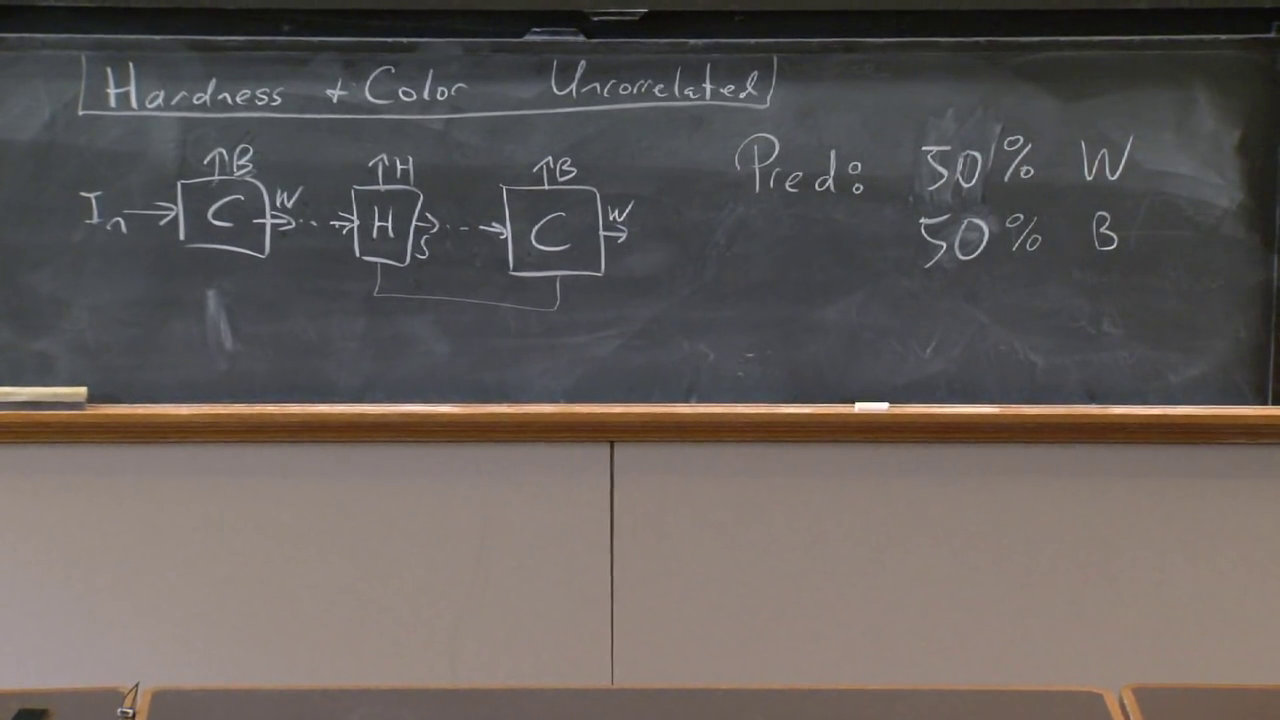
#> input picture ChalkStream/segmentation/test_frames/00_23_40_00003.png, 1280 x 720 px
$ python -i board_isolation.py   (imports and definitions only)
#> lines starting #> are read from the running program, lines starting #| are printed output that depends on the picture; after the words box and inside, x2 and y2 are one past the last pixel; in counts of white or black regions, pixels touching at a corner belong together
#> further down, picture is the input picture: shape (720, 1280, 3); mean B, G, R 89.9, 93, 99.6
"""Board corner ordering and perspective warping utilities."""

import cv2
import numpy as np

BOARD_ASPECT_RATIO_OPTIONS = (
    (16.0, 9.0),
    (3.0, 2.0),
)
AUTO_DETECT_CORNER_INSET_FRAC = 0.02


def auto_detect_board_corners(bgr):
    """Try to find the whiteboard outline from a raw camera frame."""
    gray = cv2.cvtColor(bgr, cv2.COLOR_BGR2GRAY)
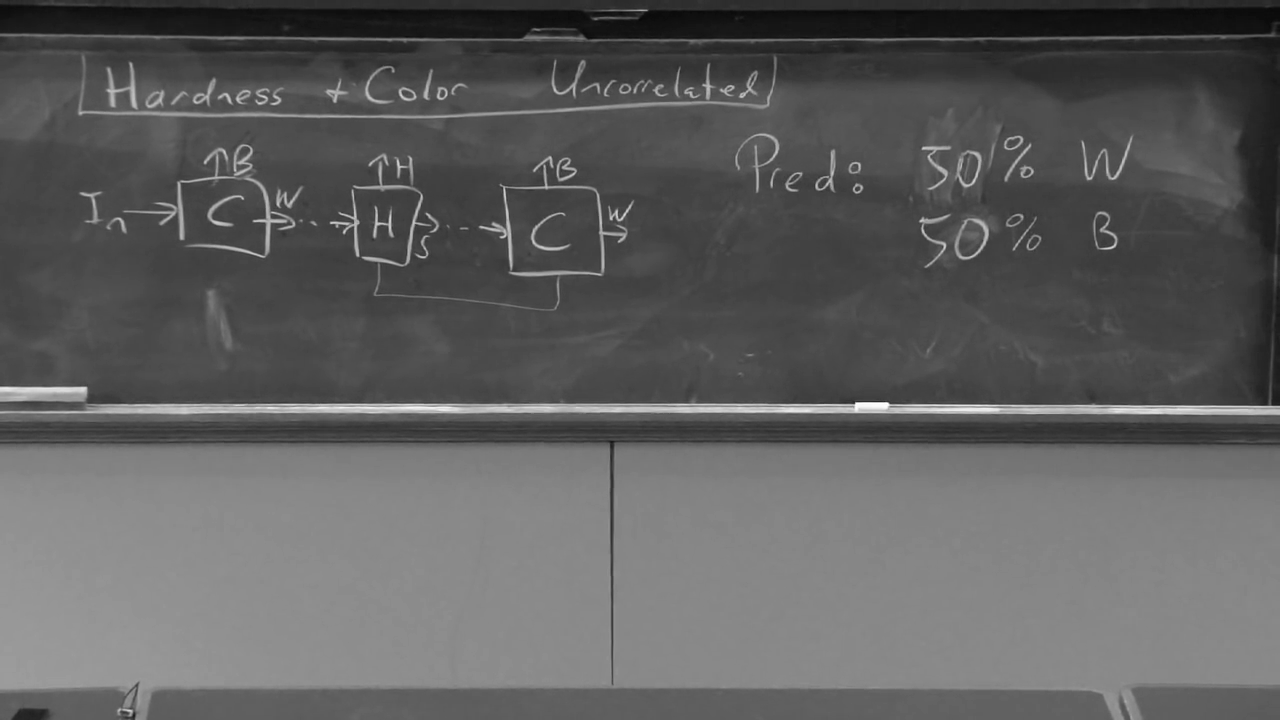
#> gray: shape (720, 1280); min 9, max 255, mean 94.5
    blur = cv2.GaussianBlur(gray, (7, 7), 0)

    # Start with an edge image, then close small gaps so the board outline is
    # more likely to show up as one contour.
    edges = cv2.Canny(blur, 50, 150)
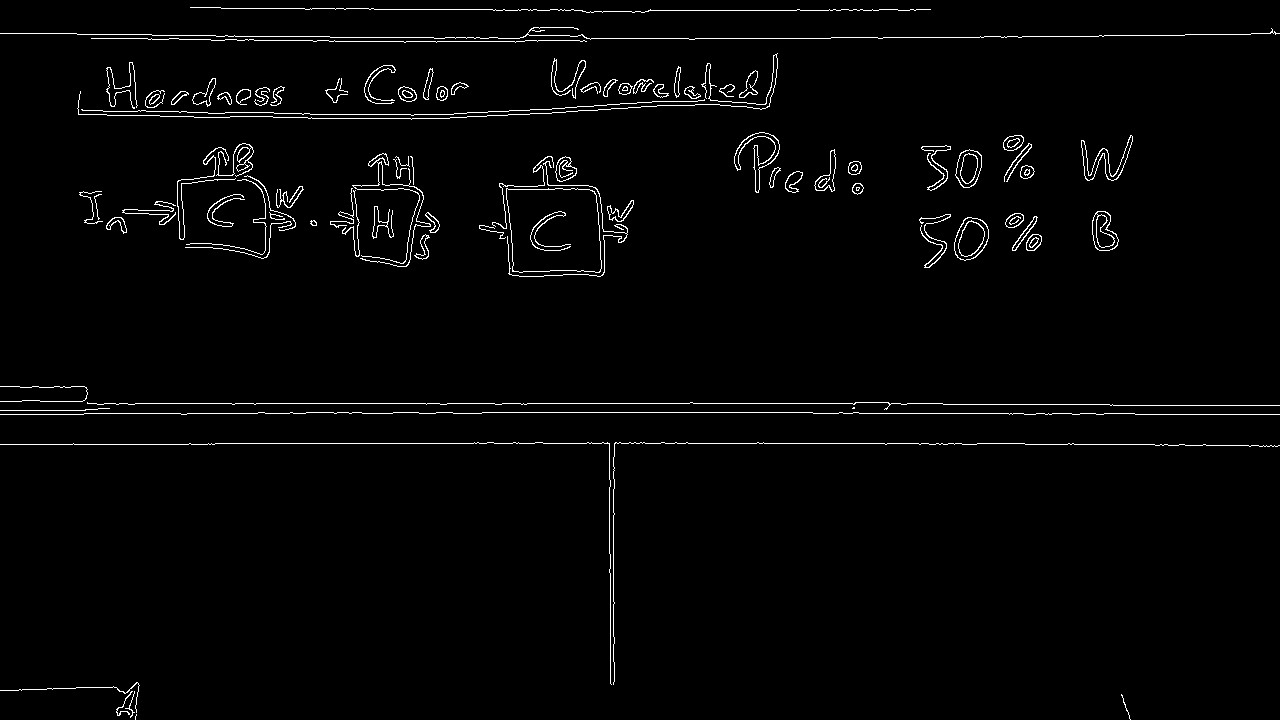
#> edges: shape (720, 1280); 2% white in thin lines or dots
    kernel = cv2.getStructuringElement(cv2.MORPH_RECT, (9, 9))
    closed = cv2.morphologyEx(edges, cv2.MORPH_CLOSE, kernel)
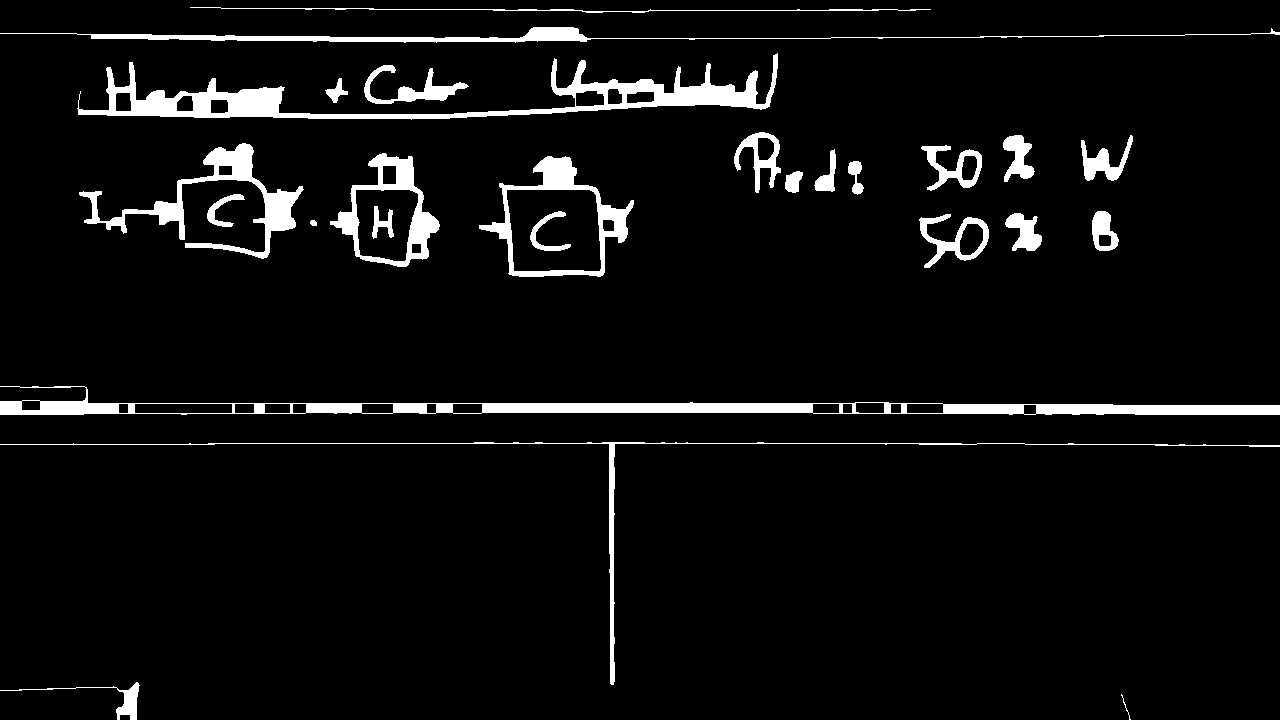
#> closed: shape (720, 1280); 5.5% white; 26 white regions

    contours, _ = cv2.findContours(closed, cv2.RETR_EXTERNAL, cv2.CHAIN_APPROX_SIMPLE)
#> contours = 24 contours, 1 with area under 20; largest, box (x1, y1, x2, y2) and area: (0, 386, 1280, 415) 12409, (77, 53, 778, 120) 10708, (479, 156, 634, 277) 10554, (330, 153, 440, 267) 7051, (79, 143, 304, 259) 4397
    if not contours:
        return None

    h, w = gray.shape[:2]
#> h = 720; w = 1280
    frame_area = w * h
#> frame_area = 921600

    candidates = []
    for cnt in contours:
        area = cv2.contourArea(cnt)

        # Small contours are almost never the board.
        if area < frame_area * 0.2:
            continue

        peri = cv2.arcLength(cnt, True)
        approx = cv2.approxPolyDP(cnt, 0.02 * peri, True)

        # The board should still look roughly rectangular after approximation.
        if len(approx) == 4:
            candidates.append(approx.reshape(4, 2))
#> this loop made 24 passes
#> area on passes 2 to 13: 462.5, 1115, 12409, 25.5, 1622.5, 747, 736, 321.5, 251.5, 244.5, 10554, 7051
#> after the loop, candidates = []

    if not candidates:
        return None

    # If several quadrilaterals survive, prefer the largest one.
    best = max(candidates, key=lambda c: cv2.contourArea(c))

    ordered = order_corners(best.astype("float32"))
    return tighten_detected_corners(ordered)


# [85 lines left out: functions order_corners, tighten_detected_corners, estimate_board_size, warp_board, not called in this run]

>>> import cv2
>>> picture = cv2.imread('test_frames/00_23_40_00003.png')
>>> result = auto_detect_board_corners(picture)
